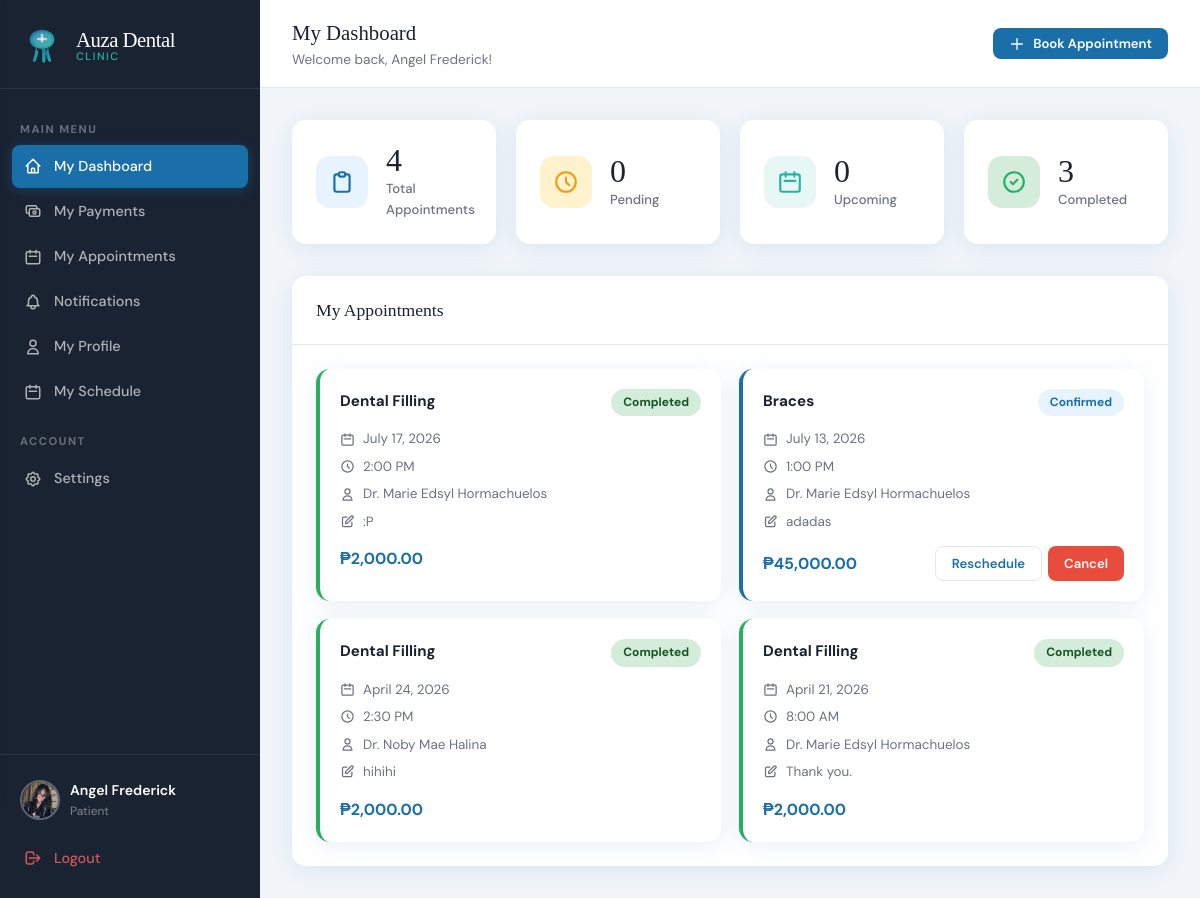
The page /index.php?page=patient_dashboard (signed in) on the database its author committed.
### tables this page shows
CREATE TABLE `appointments` (
  `id` int(11) NOT NULL,
  `patient_id` int(11) NOT NULL,
  `dentist_id` int(11) NOT NULL,
  `service_id` int(11) NOT NULL,
  `appointment_date` date NOT NULL,
  `appointment_time` time NOT NULL,
  `status` enum('pending','confirmed','completed','cancelled') DEFAULT 'pending',
  `notes` text DEFAULT NULL,
  `reschedule_reason` text DEFAULT NULL,
  `rescheduled_at` datetime DEFAULT NULL,
  `original_date` date DEFAULT NULL,
  `original_time` time DEFAULT NULL,
  `created_at` datetime DEFAULT current_timestamp()
);

CREATE TABLE `services` (
  `id` int(11) NOT NULL,
  `name` varchar(150) NOT NULL,
  `description` text DEFAULT NULL,
  `duration_minutes` int(11) DEFAULT 30,
  `price` decimal(10,2) DEFAULT 0.00,
  `is_active` tinyint(1) DEFAULT 1
);

### app/controllers/AppointmentController.php (called while the page is built, shortened)
<?php
require_once __DIR__ . '/../config.php';
class AppointmentController {
    public function dashboard() {
        $patient_id   = $_SESSION['user_id'];
        $appointments = callProcedure('sp_get_patient_appointments', [$patient_id]);
        require __DIR__ . '/../views/patient/dashboard.php';
    }
}

### app/views/patient/dashboard.php (the view, shortened to what this page needs)
<!DOCTYPE html>
<html lang="en">
<head>
<link rel="stylesheet" href="<?= APP_URL ?>/public/css/style.css">
</head>
<body>
<div class="app-layout">
  <?php require __DIR__ . '/../shared/sidebar.php'; ?>
  <div class="main-content">
    <div class="topbar">
      <div>
        <div class="topbar-title">My Dashboard</div>
        <div class="text-sm text-gray">Welcome back, <?= htmlspecialchars($_SESSION['first_name'] ?? '') ?>!</div>
      </div>
      <div class="topbar-actions">
        <button class="btn btn-primary btn-sm" onclick="openModal('bookModal')">
          <svg xmlns="http://www.w3.org/2000/svg" width="16" height="16" fill="none" viewBox="0 0 24 24" stroke="currentColor"><path stroke-linecap="round" stroke-linejoin="round" stroke-width="2" d="M12 4v16m8-8H4"/></svg>
          Book Appointment
        </button>
      </div>
    </div>
    <div class="page-content">
      <?php require_once __DIR__ . '/../shared/helpers.php'; showFlash(); ?>
      <?php
        $total     = count($appointments ?: []);
        $pending   = count(array_filter($appointments ?: [], fn($a) => $a['status'] === 'pending'));
        $upcoming  = count(array_filter($appointments ?: [], fn($a) => in_array($a['status'], ['pending','confirmed']) && $a['appointment_date'] >= date('Y-m-d')));
        $completed = count(array_filter($appointments ?: [], fn($a) => $a['status'] === 'completed'));
      ?>
      <div class="stats-grid">
        <div class="stat-card">
          <div class="stat-icon blue">
            <svg xmlns="http://www.w3.org/2000/svg" fill="none" viewBox="0 0 24 24" stroke="currentColor"><path stroke-linecap="round" stroke-linejoin="round" stroke-width="2" d="M9 5H7a2 2 0 00-2 2v12a2 2 0 002 2h10a2 2 0 002-2V7a2 2 0 00-2-2h-2M9 5a2 2 0 002 2h2a2 2 0 002-2M9 5a2 2 0 012-2h2a2 2 0 012 2"/></svg>
          </div>
          <div><div class="stat-value"><?= $total ?></div><div class="stat-label">Total Appointments</div></div>
        </div>
        <div class="stat-card">
          <div class="stat-icon yellow">
            <svg xmlns="http://www.w3.org/2000/svg" fill="none" viewBox="0 0 24 24" stroke="currentColor"><path stroke-linecap="round" stroke-linejoin="round" stroke-width="2" d="M12 8v4l3 3m6-3a9 9 0 11-18 0 9 9 0 0118 0z"/></svg>
          </div>
          <div><div class="stat-value"><?= $pending ?></div><div class="stat-label">Pending</div></div>
        </div>
        <div class="stat-card">
          <div class="stat-icon teal">
            <svg xmlns="http://www.w3.org/2000/svg" fill="none" viewBox="0 0 24 24" stroke="currentColor"><path stroke-linecap="round" stroke-linejoin="round" stroke-width="2" d="M8 7V3m8 4V3m-9 8h10M5 21h14a2 2 0 002-2V7a2 2 0 00-2-2H5a2 2 0 00-2 2v12a2 2 0 002 2z"/></svg>
          </div>
          <div><div class="stat-value"><?= $upcoming ?></div><div class="stat-label">Upcoming</div></div>
        </div>
        <div class="stat-card">
          <div class="stat-icon green">
            <svg xmlns="http://www.w3.org/2000/svg" fill="none" viewBox="0 0 24 24" stroke="currentColor"><path stroke-linecap="round" stroke-linejoin="round" stroke-width="2" d="M9 12l2 2 4-4m6 2a9 9 0 11-18 0 9 9 0 0118 0z"/></svg>
          </div>
          <div><div class="stat-value"><?= $completed ?></div><div class="stat-label">Completed</div></div>
        </div>
      </div>
      <div class="card">
        <div class="card-header">
          <div class="card-title">My Appointments</div>
        </div>
        <div class="card-body">
          <?php if (empty($appointments)): ?>
            <div class="empty-state">
              <svg xmlns="http://www.w3.org/2000/svg" fill="none" viewBox="0 0 24 24" stroke="currentColor"><path stroke-linecap="round" stroke-linejoin="round" stroke-width="1" d="M8 7V3m8 4V3m-9 8h10M5 21h14a2 2 0 002-2V7a2 2 0 00-2-2H5a2 2 0 00-2 2v12a2 2 0 002 2z"/></svg>
              <h3>No Appointments Yet</h3>
              <p>Book your first appointment to get started</p>
              <button class="btn btn-primary btn-sm mt-1" onclick="openModal('bookModal')">Book Now</button>
            </div>
          <?php else: ?>
            <div class="appt-grid">
              <?php foreach ($appointments as $appt): ?>
              <div class="appt-card <?= $appt['status'] ?>">
                <div class="appt-card-header">
                  <div class="appt-service"><?= htmlspecialchars($appt['service_name']) ?></div>
                  <?= statusBadge($appt['status']) ?>
                </div>
                <div class="appt-meta">
                  <div class="appt-meta-item">
                    <svg xmlns="http://www.w3.org/2000/svg" fill="none" viewBox="0 0 24 24" stroke="currentColor"><path stroke-linecap="round" stroke-linejoin="round" stroke-width="2" d="M8 7V3m8 4V3m-9 8h10M5 21h14a2 2 0 002-2V7a2 2 0 00-2-2H5a2 2 0 00-2 2v12a2 2 0 002 2z"/></svg>
                    <?= formatDate($appt['appointment_date']) ?>
                  </div>
                  <div class="appt-meta-item">
                    <svg xmlns="http://www.w3.org/2000/svg" fill="none" viewBox="0 0 24 24" stroke="currentColor"><path stroke-linecap="round" stroke-linejoin="round" stroke-width="2" d="M12 8v4l3 3m6-3a9 9 0 11-18 0 9 9 0 0118 0z"/></svg>
                    <?= formatTime($appt['appointment_time']) ?>
                  </div>
                  <div class="appt-meta-item">
                    <svg xmlns="http://www.w3.org/2000/svg" fill="none" viewBox="0 0 24 24" stroke="currentColor"><path stroke-linecap="round" stroke-linejoin="round" stroke-width="2" d="M16 7a4 4 0 11-8 0 4 4 0 018 0zM12 14a7 7 0 00-7 7h14a7 7 0 00-7-7z"/></svg>
                    Dr. <?= htmlspecialchars($appt['dentist_name']) ?>
                  </div>
                  <?php if (!empty($appt['reschedule_reason'])): ?>
                  <div class="appt-meta-item" style="color:#F59E0B;">
                    <svg xmlns="http://www.w3.org/2000/svg" fill="none" viewBox="0 0 24 24" stroke="currentColor"><path stroke-linecap="round" stroke-linejoin="round" stroke-width="2" d="M4 4v5h.582m15.356 2A8.001 8.001 0 004.582 9m0 0H9m11 11v-5h-.581m0 0a8.003 8.003 0 01-15.357-2m15.357 2H15"/></svg>
                    Rescheduled: <?= htmlspecialchars($appt['reschedule_reason']) ?>
                  </div>
                  <?php elseif (!empty($appt['notes'])): ?>
                  <div class="appt-meta-item">
                    <svg xmlns="http://www.w3.org/2000/svg" fill="none" viewBox="0 0 24 24" stroke="currentColor"><path stroke-linecap="round" stroke-linejoin="round" stroke-width="2" d="M11 5H6a2 2 0 00-2 2v11a2 2 0 002 2h11a2 2 0 002-2v-5m-1.414-9.414a2 2 0 112.828 2.828L11.828 15H9v-2.828l8.586-8.586z"/></svg>
                    <?= htmlspecialchars($appt['notes']) ?>
                  </div>
                  <?php endif; ?>
                </div>
                <div class="flex items-center justify-between">
                  <div class="appt-price">₱<?= number_format($appt['price'], 2) ?></div>
                  <div style="display:flex;gap:6px;">
                    <?php if (in_array($appt['status'], ['pending', 'confirmed'])): ?>
                      <button class="btn btn-ghost btn-sm"
                        onclick="openReschedule(<?= $appt['id'] ?>, '<?= htmlspecialchars($appt['service_name'], ENT_QUOTES) ?>', '<?= $appt['appointment_date'] ?>', '<?= $appt['appointment_time'] ?>')">
                        Reschedule
                      </button>
                      <a href="?page=cancel_appointment&id=<?= $appt['id'] ?>" class="btn btn-danger btn-sm"
                         onclick="return confirm('Cancel this appointment?')">Cancel</a>
                    <?php endif; ?>
                  </div>
                </div>
              </div>
              <?php endforeach; ?>
            </div>
          <?php endif; ?>
        </div>
      </div>
    </div>
  </div>
</div>
</body>
</html>

### app/config.php (shortened to what this page needs)
<?php
function getDB() {
    static $conn = null;
    if ($conn === null) {
        $conn = new mysqli(DB_HOST, DB_USER, DB_PASS, DB_NAME);
        $conn->set_charset('utf8mb4');
    }
    return $conn;
}
function callProcedure($proc_name, $params = []) {
    $db = getDB();
    if (empty($params)) {
        $sql = "CALL {$proc_name}()";
        $result = $db->query($sql);
    } else {
        $placeholders = implode(',', array_fill(0, count($params), '?'));
        $sql = "CALL {$proc_name}({$placeholders})";
        $stmt = $db->prepare($sql);
        $types = '';
        foreach ($params as $p) {
            if (is_int($p)) $types .= 'i';
            elseif (is_float($p)) $types .= 'd';
            else $types .= 's';
        }
        $stmt->bind_param($types, ...$params);
        $stmt->execute();
        $result = $stmt->get_result();
    }
    $rows = [];
    while ($row = $result->fetch_assoc()) {
        $rows[] = $row;
    }
    return $rows;
}
function formatDate($date) {
    return date('F j, Y', strtotime($date));
}
function formatTime($time) {
    return date('g:i A', strtotime($time));
}
function statusBadge($status) {
    $classes = [
        'pending'   => 'badge-pending',
        'confirmed' => 'badge-confirmed',
        'completed' => 'badge-completed',
        'cancelled' => 'badge-cancelled',
    ];
    $class = $classes[$status] ?? 'badge-pending';
    return "<span class='badge {$class}'>" . ucfirst($status) . "</span>";
}

### rows shown on the page
appointments: service.name "Dental Filling", status "Completed", appointment_date "July 17, 2026", appointment_time "2:00 PM", dentist_name "Marie Edsyl Hormachuelos", notes ":P", service.price "2,000.00"
appointments: service.name "Braces", status "Confirmed", appointment_date "July 13, 2026", appointment_time "1:00 PM", dentist_name "Marie Edsyl Hormachuelos", notes "adadas", service.price "45,000.00"
appointments: service.name "Dental Filling", status "Completed", appointment_date "April 24, 2026", appointment_time "2:30 PM", dentist_name "Noby Mae Halina", notes "hihihi", service.price "2,000.00"
appointments: service.name "Dental Filling", status "Completed", appointment_date "April 21, 2026", appointment_time "8:00 AM", dentist_name "Marie Edsyl Hormachuelos", notes "Thank you.", service.price "2,000.00"

### other values the page prints
$_SESSION['role'] "Patient"
$_SESSION['first_name'] "Angel Frederick"
$total "4"
$pending "0"
$upcoming "0"
$completed "3"
